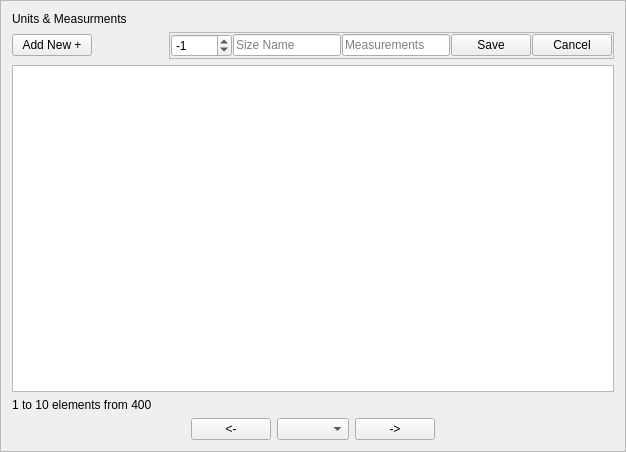
<?xml version="1.0" encoding="UTF-8"?>
<ui version="4.0">
 <class>F_Units</class>
 <widget class="QFrame" name="F_Units">
  <property name="geometry">
   <rect>
    <x>0</x>
    <y>0</y>
    <width>626</width>
    <height>452</height>
   </rect>
  </property>
  <property name="windowTitle">
   <string>Frame</string>
  </property>
  <property name="frameShape">
   <enum>QFrame::StyledPanel</enum>
  </property>
  <property name="frameShadow">
   <enum>QFrame::Raised</enum>
  </property>
  <layout class="QVBoxLayout" name="verticalLayout_2">
   <item>
    <widget class="QLabel" name="L_info">
     <property name="text">
      <string>Units &amp; Measurments</string>
     </property>
    </widget>
   </item>
   <item>
    <layout class="QHBoxLayout" name="horizontalLayout">
     <item>
      <widget class="QPushButton" name="Bt_AddNew">
       <property name="text">
        <string>Add New +</string>
       </property>
      </widget>
     </item>
     <item>
      <spacer name="horizontalSpacer">
       <property name="orientation">
        <enum>Qt::Horizontal</enum>
       </property>
       <property name="sizeType">
        <enum>QSizePolicy::Expanding</enum>
       </property>
       <property name="sizeHint" stdset="0">
        <size>
         <width>40</width>
         <height>20</height>
        </size>
       </property>
      </spacer>
     </item>
     <item>
      <widget class="QFrame" name="F_AddNew">
       <property name="enabled">
        <bool>true</bool>
       </property>
       <property name="frameShape">
        <enum>QFrame::StyledPanel</enum>
       </property>
       <property name="frameShadow">
        <enum>QFrame::Raised</enum>
       </property>
       <layout class="QHBoxLayout" name="horizontalLayout_5">
        <property name="spacing">
         <number>1</number>
        </property>
        <property name="leftMargin">
         <number>1</number>
        </property>
        <property name="topMargin">
         <number>1</number>
        </property>
        <property name="rightMargin">
         <number>1</number>
        </property>
        <property name="bottomMargin">
         <number>1</number>
        </property>
        <item>
         <widget class="QSpinBox" name="Sb_ID">
          <property name="minimum">
           <number>-2</number>
          </property>
          <property name="maximum">
           <number>99999</number>
          </property>
          <property name="value">
           <number>-1</number>
          </property>
         </widget>
        </item>
        <item>
         <layout class="QHBoxLayout" name="horizontalLayout_4">
          <item>
           <widget class="QLineEdit" name="Le_sizeName">
            <property name="placeholderText">
             <string>Size Name</string>
            </property>
           </widget>
          </item>
          <item>
           <widget class="QLineEdit" name="Le_measurement">
            <property name="placeholderText">
             <string>Measurements</string>
            </property>
           </widget>
          </item>
          <item>
           <widget class="QPushButton" name="Bt_save">
            <property name="text">
             <string>Save</string>
            </property>
            <property name="shortcut">
             <string>Return</string>
            </property>
           </widget>
          </item>
          <item>
           <widget class="QPushButton" name="Bt_cancel">
            <property name="text">
             <string>Cancel</string>
            </property>
            <property name="shortcut">
             <string>Esc</string>
            </property>
           </widget>
          </item>
         </layout>
        </item>
       </layout>
      </widget>
     </item>
    </layout>
   </item>
   <item>
    <layout class="QVBoxLayout" name="verticalLayout">
     <item>
      <widget class="QTableView" name="tableView">
       <property name="textElideMode">
        <enum>Qt::ElideMiddle</enum>
       </property>
      </widget>
     </item>
     <item>
      <widget class="QLabel" name="L_infoTable">
       <property name="text">
        <string>1 to 10 elements from 400</string>
       </property>
      </widget>
     </item>
    </layout>
   </item>
   <item>
    <layout class="QHBoxLayout" name="horizontalLayout_3">
     <item>
      <spacer name="horizontalSpacer_2">
       <property name="orientation">
        <enum>Qt::Horizontal</enum>
       </property>
       <property name="sizeHint" stdset="0">
        <size>
         <width>40</width>
         <height>20</height>
        </size>
       </property>
      </spacer>
     </item>
     <item>
      <layout class="QHBoxLayout" name="horizontalLayout_2">
       <item>
        <widget class="QPushButton" name="pushButton_2">
         <property name="text">
          <string>&lt;-</string>
         </property>
        </widget>
       </item>
       <item>
        <widget class="QComboBox" name="comboBox"/>
       </item>
       <item>
        <widget class="QPushButton" name="pushButton_3">
         <property name="text">
          <string>-&gt;</string>
         </property>
        </widget>
       </item>
      </layout>
     </item>
     <item>
      <spacer name="horizontalSpacer_4">
       <property name="orientation">
        <enum>Qt::Horizontal</enum>
       </property>
       <property name="sizeHint" stdset="0">
        <size>
         <width>40</width>
         <height>20</height>
        </size>
       </property>
      </spacer>
     </item>
    </layout>
   </item>
  </layout>
 </widget>
 <resources/>
 <connections/>
</ui>
